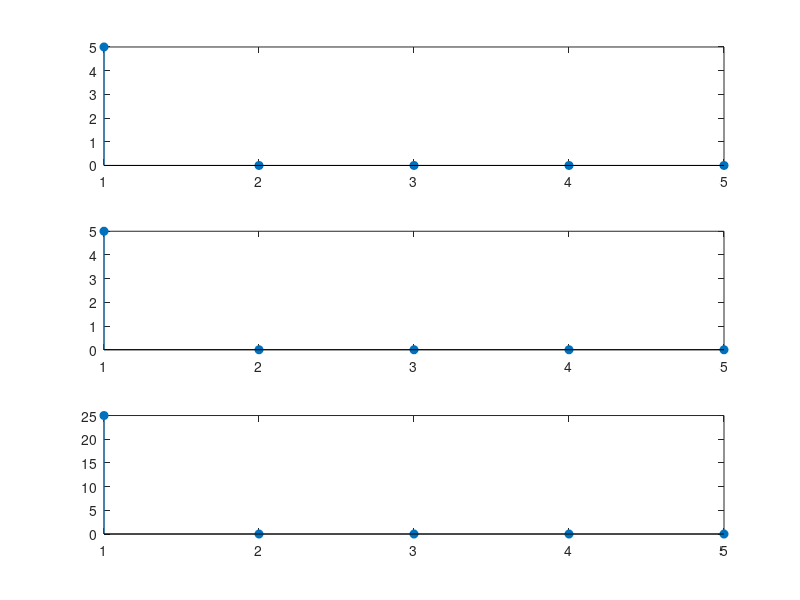

This figure's MATLAB source:
clc; clear all; close all;
 x=input('Enter the input sequence: x(n)=');
 h=input('Enter the impulse sequence: h(n)=');
 N=input('Enter the length N='); %% N=max(length(x),length(h));
 % x= [1 2 3 4]; h=[1 2 3 4]; N= 7 or N=5
 x=[x zeros(1,N-length(x))];
 h=[h zeros(1,N-length(h))];
 H=zeros(N,N);
 for n=1:N
 m=0:N-1;
 H(n,:)=h(mod(n-m-1,N)+1);
 end
 y=x*H';
 subplot(311); stem(x,'filled');
 subplot(312); stem(h,'filled');
 subplot(313); stem(y,'filled');
 disp('Resultant: ');
 y